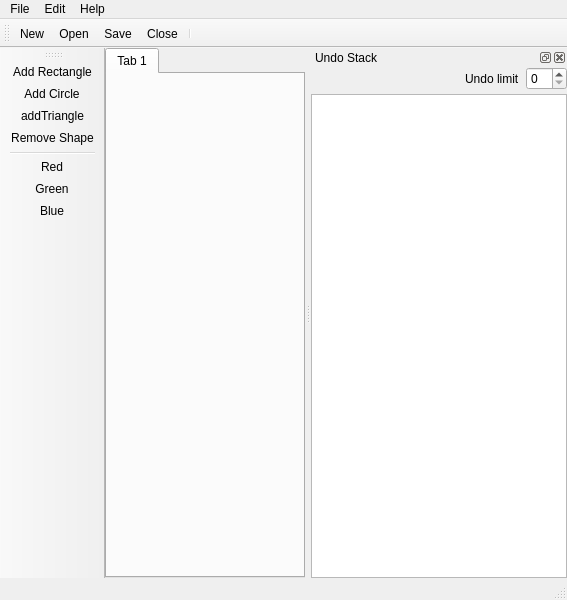
 <ui version="4.0" >
  <class>MainWindow</class>
  <widget class="QMainWindow" name="MainWindow" >
   <property name="geometry" >
    <rect>
     <x>0</x>
     <y>0</y>
     <width>567</width>
     <height>600</height>
    </rect>
   </property>
   <property name="iconSize" >
    <size>
     <width>32</width>
     <height>32</height>
    </size>
   </property>
   <widget class="QWidget" name="centralwidget" >
    <layout class="QVBoxLayout" >
     <property name="margin" >
      <number>0</number>
     </property>
     <property name="spacing" >
      <number>0</number>
     </property>
     <item>
      <widget class="QTabWidget" name="documentTabs" >
       <property name="currentIndex" >
        <number>0</number>
       </property>
       <widget class="QWidget" name="tab" >
        <attribute name="title" >
         <string>Tab 1</string>
        </attribute>
       </widget>
      </widget>
     </item>
    </layout>
   </widget>
   <widget class="QMenuBar" name="menubar" >
    <property name="geometry" >
     <rect>
      <x>0</x>
      <y>0</y>
      <width>567</width>
      <height>27</height>
     </rect>
    </property>
    <widget class="QMenu" name="menuFile" >
     <property name="title" >
      <string>File</string>
     </property>
     <addaction name="actionNew" />
     <addaction name="actionOpen" />
     <addaction name="actionSave" />
     <addaction name="actionClose" />
     <addaction name="separator" />
     <addaction name="actionExit" />
    </widget>
    <widget class="QMenu" name="menuShape" >
     <property name="title" >
      <string>Edit</string>
     </property>
     <widget class="QMenu" name="menuMacros" >
      <property name="title" >
       <string>Macros</string>
      </property>
      <addaction name="actionAddRobot" />
      <addaction name="actionAddSnowman" />
     </widget>
     <addaction name="separator" />
     <addaction name="actionAddCircle" />
     <addaction name="actionAddRectangle" />
     <addaction name="actionAddTriangle" />
     <addaction name="actionRemoveShape" />
     <addaction name="separator" />
     <addaction name="actionRed" />
     <addaction name="actionGreen" />
     <addaction name="actionBlue" />
     <addaction name="separator" />
     <addaction name="menuMacros" />
    </widget>
    <widget class="QMenu" name="menuHelp" >
     <property name="title" >
      <string>Help</string>
     </property>
     <addaction name="actionAbout" />
     <addaction name="actionAboutQt" />
    </widget>
    <addaction name="menuFile" />
    <addaction name="menuShape" />
    <addaction name="menuHelp" />
   </widget>
   <widget class="QStatusBar" name="statusbar" />
   <widget class="QToolBar" name="toolBar" >
    <property name="windowTitle" >
     <string>File actions</string>
    </property>
    <property name="orientation" >
     <enum>Qt::Horizontal</enum>
    </property>
    <attribute name="toolBarArea" >
     <enum>TopToolBarArea</enum>
    </attribute>
    <attribute name="toolBarBreak" >
     <bool>false</bool>
    </attribute>
    <addaction name="actionNew" />
    <addaction name="actionOpen" />
    <addaction name="actionSave" />
    <addaction name="actionClose" />
    <addaction name="separator" />
   </widget>
   <widget class="QToolBar" name="shapeToolBar" >
    <property name="windowTitle" >
     <string>Shape actions</string>
    </property>
    <property name="orientation" >
     <enum>Qt::Vertical</enum>
    </property>
    <attribute name="toolBarArea" >
     <enum>LeftToolBarArea</enum>
    </attribute>
    <attribute name="toolBarBreak" >
     <bool>false</bool>
    </attribute>
    <addaction name="actionAddRectangle" />
    <addaction name="actionAddCircle" />
    <addaction name="actionAddTriangle" />
    <addaction name="actionRemoveShape" />
    <addaction name="separator" />
    <addaction name="actionRed" />
    <addaction name="actionGreen" />
    <addaction name="actionBlue" />
   </widget>
   <widget class="QDockWidget" name="dockWidget" >
    <property name="windowTitle" >
     <string>Undo Stack</string>
    </property>
    <attribute name="dockWidgetArea" >
     <number>2</number>
    </attribute>
    <widget class="QWidget" name="dockWidgetContents" >
     <layout class="QVBoxLayout" >
      <property name="margin" >
       <number>0</number>
      </property>
      <property name="spacing" >
       <number>4</number>
      </property>
      <item>
       <layout class="QHBoxLayout" >
        <property name="margin" >
         <number>0</number>
        </property>
        <property name="spacing" >
         <number>6</number>
        </property>
        <item>
         <spacer>
          <property name="orientation" >
           <enum>Qt::Horizontal</enum>
          </property>
          <property name="sizeHint" >
           <size>
            <width>40</width>
            <height>20</height>
           </size>
          </property>
         </spacer>
        </item>
        <item>
         <widget class="QLabel" name="label" >
          <property name="text" >
           <string>Undo limit</string>
          </property>
         </widget>
        </item>
        <item>
         <widget class="QSpinBox" name="undoLimit" />
        </item>
       </layout>
      </item>
      <item>
       <widget class="QUndoView" name="undoView" >
        <property name="alternatingRowColors" >
         <bool>false</bool>
        </property>
       </widget>
      </item>
     </layout>
    </widget>
   </widget>
   <action name="actionOpen" >
    <property name="icon" >
     <iconset resource="undo.qrc" >:/icons/fileopen.png</iconset>
    </property>
    <property name="text" >
     <string>&amp;Open</string>
    </property>
   </action>
   <action name="actionClose" >
    <property name="icon" >
     <iconset resource="undo.qrc" >:/icons/fileclose.png</iconset>
    </property>
    <property name="text" >
     <string>&amp;Close</string>
    </property>
   </action>
   <action name="actionNew" >
    <property name="icon" >
     <iconset resource="undo.qrc" >:/icons/filenew.png</iconset>
    </property>
    <property name="text" >
     <string>&amp;New</string>
    </property>
   </action>
   <action name="actionSave" >
    <property name="icon" >
     <iconset resource="undo.qrc" >:/icons/filesave.png</iconset>
    </property>
    <property name="text" >
     <string>&amp;Save</string>
    </property>
   </action>
   <action name="actionExit" >
    <property name="icon" >
     <iconset resource="undo.qrc" >:/icons/exit.png</iconset>
    </property>
    <property name="text" >
     <string>E&amp;xit</string>
    </property>
   </action>
   <action name="actionRed" >
    <property name="icon" >
     <iconset resource="undo.qrc" >:/icons/red.png</iconset>
    </property>
    <property name="text" >
     <string>Red</string>
    </property>
   </action>
   <action name="actionGreen" >
    <property name="icon" >
     <iconset resource="undo.qrc" >:/icons/green.png</iconset>
    </property>
    <property name="text" >
     <string>Green</string>
    </property>
   </action>
   <action name="actionBlue" >
    <property name="icon" >
     <iconset resource="undo.qrc" >:/icons/blue.png</iconset>
    </property>
    <property name="text" >
     <string>Blue</string>
    </property>
   </action>
   <action name="actionAddRectangle" >
    <property name="icon" >
     <iconset resource="undo.qrc" >:/icons/rectangle.png</iconset>
    </property>
    <property name="text" >
     <string>Add Rectangle</string>
    </property>
   </action>
   <action name="actionAddCircle" >
    <property name="icon" >
     <iconset resource="undo.qrc" >:/icons/circle.png</iconset>
    </property>
    <property name="text" >
     <string>Add Circle</string>
    </property>
   </action>
   <action name="actionRemoveShape" >
    <property name="icon" >
     <iconset resource="undo.qrc" >:/icons/remove.png</iconset>
    </property>
    <property name="text" >
     <string>Remove Shape</string>
    </property>
   </action>
   <action name="actionAddRobot" >
    <property name="text" >
     <string>Add robot</string>
    </property>
   </action>
   <action name="actionAddSnowman" >
    <property name="text" >
     <string>Add snowan</string>
    </property>
   </action>
   <action name="actionAddTriangle" >
    <property name="icon" >
     <iconset resource="undo.qrc" >:/icons/triangle.png</iconset>
    </property>
    <property name="text" >
     <string>addTriangle</string>
    </property>
   </action>
   <action name="actionAbout" >
    <property name="text" >
     <string>About</string>
    </property>
   </action>
   <action name="actionAboutQt" >
    <property name="text" >
     <string>About Qt</string>
    </property>
   </action>
  </widget>
  <customwidgets>
   <customwidget>
    <class>QUndoView</class>
    <extends>QListView</extends>
    <header>qundoview.h</header>
   </customwidget>
  </customwidgets>
  <resources>
   <include location="undo.qrc" />
  </resources>
  <connections/>
 </ui>
